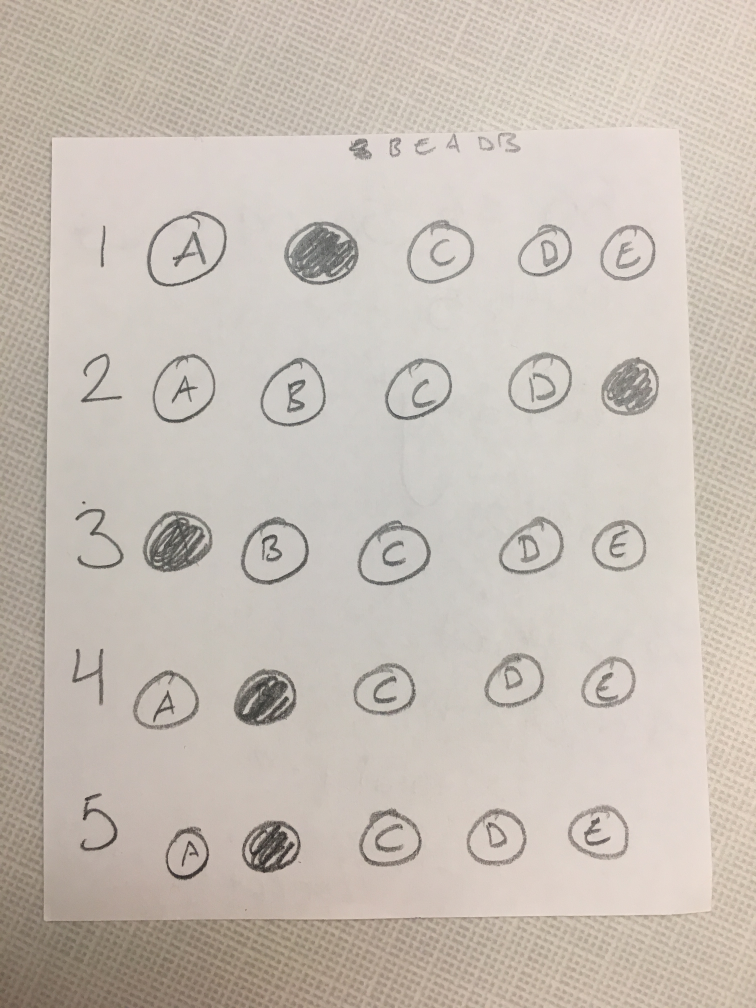
#> input picture IMG_2129.jpg, 3024 x 4032 px (shown at 1/4 size)
$ python test_grader.py --image IMG_2129.jpg
#> lines starting #> are read from the running program, lines starting #| are printed output that depends on the picture; after the words box and inside, x2 and y2 are one past the last pixel; in counts of white or black regions, pixels touching at a corner belong together
#built following step by step tutorial as found on
#https://www.pyimagesearch.com/2016/10/03/bubble-sheet-multiple-choice-scanner-and-test-grader-using-omr-python-and-opencv/

#install all libs
from imutils.perspective import four_point_transform
from imutils import contours
import numpy as np
import argparse
import imutils
import cv2


#parser info
ap = argparse.ArgumentParser()
ap.add_argument("-i", "--image", required=True, help="path to the input image")
args = vars(ap.parse_args())

#answer key to map q to answer
ANSWER_KEY = {0:1, 1:4, 2:0, 3:3, 4:1}
#number of possible answers per q
ANS = 5

#loading image and converting to grayscale, finding edges
image = cv2.imread(args["image"])
#> image is the input picture: shape (4032, 3024, 3); mean B, G, R 182.4, 191.4, 200.3

try:
    gray = cv2.cvtColor(image, cv2.COLOR_BGR2GRAY)
except cv2.error as error:
    print(error)
    print("could not find image with filename " + args["image"])
    exit()

blurred = cv2.GaussianBlur(gray, (5,5), 0)
edged = cv2.Canny(blurred, 75, 200)
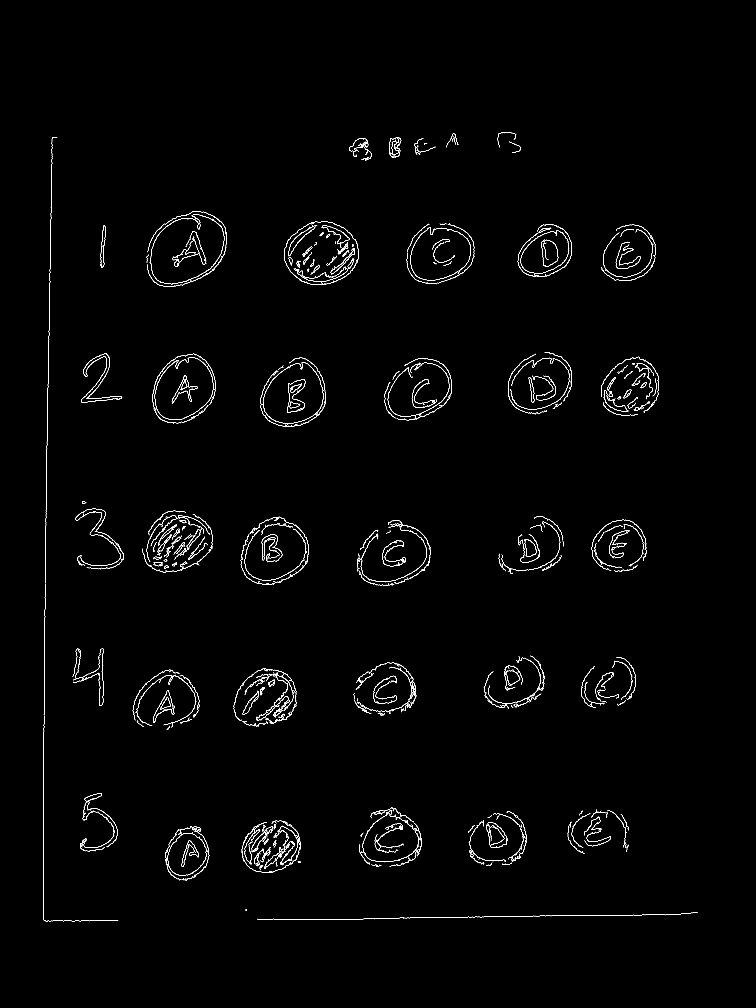
#> edged: shape (4032, 3024) (shown at 1/4 size); 0.67% white in thin lines or dots, all inside (x1, y1, x2, y2) = (173, 530, 2791, 3686)

#finding contours in edge map then the contour that corresponds
cnts = cv2.findContours(edged.copy(), cv2.RETR_EXTERNAL, cv2.CHAIN_APPROX_SIMPLE)
#> cnts = 761 contours, 441 with area under 20; largest, box (x1, y1, x2, y2) and area: (2115, 1508, 2137, 1610) 960, (723, 1516, 750, 1561) 458, (2430, 1509, 2464, 1563) 359, (619, 1429, 854, 1679) 248, (2560, 1528, 2586, 1553) 238
cnts = imutils.grab_contours(cnts);
docCnt = None

#ensures that we find at least one contour
if len(cnts) > 0:
    #sort contours descending by size
    conts = sorted(cnts, key=cv2.contourArea, reverse=True)
#> conts has the same summary as cnts

    #loop over sorted contours
    for c in cnts:
        #approx contour len
        peri = cv2.arcLength(c, True)
        approx = cv2.approxPolyDP(c, 0.02 * peri, True)

        #need 4 points to find paper
        if len(approx) == 4:
            docCnt = approx
            break
#> this loop made 9 passes
#> (peri, docCnt) on pass 9: (123.7, [[819, 3466], [803, 3486], [779, 3505], [805, 3485]])
#> peri on passes 2 to 7: 24.73, 56.53, 98.57, 17.9, 113.3, 284.7
        #end 4point IF
    #END c in cnts FOR
#END >0 contour IF

#applying four point perspective, transform image to get top-down view
paper = four_point_transform(image, docCnt.reshape(4,2))
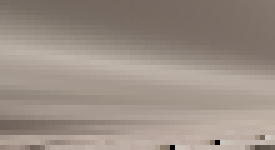
#> paper: shape (30, 55, 3) (shown 5 times larger); mean B, G, R 133.5, 142.8, 154.9
warped = four_point_transform(gray, docCnt.reshape(4,2))

#binarize warped paper
thresh = cv2.threshold(warped, 0, 255, cv2.THRESH_BINARY_INV | cv2.THRESH_OTSU)[1]
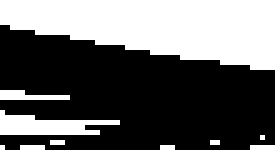
#> thresh: shape (30, 55) (shown 5 times larger); 39.5% white; 10 white regions (8 under 20 px)

#find contours in bin img, then inialize list of contours that correspond to Qs
cnts = cv2.findContours(thresh.copy(), cv2.RETR_EXTERNAL, cv2.CHAIN_APPROX_SIMPLE)
#> cnts = 10 contours, 8 with area under 20; largest, box (x1, y1, x2, y2) and area: (0, 0, 55, 14) 480, (0, 22, 24, 27) 40
cnts = imutils.grab_contours(cnts)
questionCnts = []

#loop over contours
for c in cnts:
    (x, y, w, h) = cv2.boundingRect(c)
    ar = w / float(h)

    #region needs to be large enough to be a q, aspect ratio should be about 1
    if w >= 20 and h >= 20 and ar >= 0.9 and ar <= 1.1:
        questionCnts.append(c)
#> this loop made 10 passes
#> (c, x, y, w, h, ar) on passes 1, 2, 3, 5, 6: ([[50, 29], [54, 29]], 50, 29, 5, 1, 5), ([[32, 29], [34, 29]], 32, 29, 3, 1, 3), ([[4, 29], [8, 29]], 4, 29, 5, 1, 5), ([[42, 28], [43, 28]], 42, 28, 2, 1, 2), ([[10, 28], [12, 28]], 10, 28, 3, 1, 3)
#> (x, y, w, h, ar) on passes 4, 7, 8, 9, 10: (0, 29, 1, 1, 1), (52, 27, 1, 1, 1), (0, 22, 24, 5, 4.8), (0, 18, 14, 2, 7), (0, 0, 55, 14, 3.93)
#> after the loop, questionCnts = []
    #END aspect and region IF
#END contour FOR

#sort q contours top to bottom, then init # of correct answers
try:
#> (the run stopped early here; a loop or call above may not have finished)
